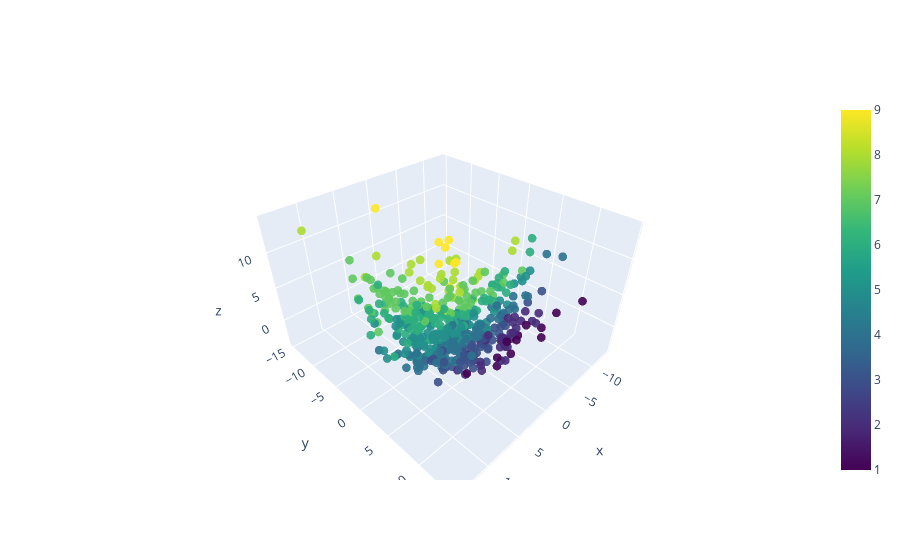

Notebook code cell kept with this figure:
### Markdown cell above
We now try to visualize the ratings on each cluster by plotting the ratings as a color gradient on the scatter plot for first three principal components. Cluster number clust_num might need to be any of 0, 1, 2 when one runs the clustering to get the exact graph below. This is because the cluster numbers might be assigned differently on different executions of k-means.

### Code cell
# Cluster number clust_num might need to be any of 0, 1, 2 when one runs the clustering to get the exact graph below.
# This is because the cluster numbers might be assigned differently on different executions of k-means.

prod = 'alaska basil'
clust_num = 0
curr_clust_labels = pd.Series(labels == clust_num, index=pd.Index(user_history['USER ID']))

M = user_history.set_index('USER ID')[curr_clust_labels].to_numpy().T
meen = np.mean(M,axis=1,keepdims=True)
M = M-meen
sd = np.std(M,axis=1,keepdims=True)
M = M/sd

U, S, VT = np.linalg.svd(M)

curr_clust_users_hist = user_history.set_index(user_history['USER ID']).drop(columns=['USER ID'])[curr_clust_labels]

curr_clust_raters = curr_clust_labels.loc[list(ratings_table.index)]

prod_ratings=ratings_table[curr_clust_raters][prod].dropna()
prod_raters_vects = curr_clust_users_hist.loc[prod_ratings.index].to_numpy().T
prod_raters_vects = prod_raters_vects - meen
prod_raters_vects = prod_raters_vects/sd

projection = pgo.Figure(data=pgo.Scatter3d(x=(U.T@prod_raters_vects)[0], y=(U.T@prod_raters_vects)[1], z=(U.T@prod_raters_vects)[2], mode="markers", marker=dict(
    size=3,
    opacity=0.9,
    color=prod_ratings, #set color equal to a variable
    colorscale='Viridis', # one of plotly colorscales
    showscale=True
)))
projection.update_layout(xaxis=dict(showline=True))
projection.show()

### Figure 1 — Plotly figure (JSON) as saved in the notebook; plotly's stock layout.template omitted (floating-point values rounded to 4 significant figures; data arrays with more than 128 entries replaced by an {"elided": "..."} marker saying what was removed)
{"data": [{"marker": {"color": {"elided": "508 int values"}, "colorscale": [[0, "#440154"], [0.1111, "#482878"], [0.2222, "#3e4989"], [0.3333, "#31688e"], [0.4444, "#26828e"], [0.5556, "#1f9e89"], [0.6667, "#35b779"], [0.7778, "#6ece58"], [0.8889, "#b5de2b"], [1, "#fde725"]], "opacity": 0.9, "showscale": true, "size": 3}, "mode": "markers", "type": "scatter3d", "x": {"elided": "508 float values"}, "y": {"elided": "508 float values"}, "z": {"elided": "508 float values"}}], "layout": {"xaxis": {"showline": true}}}
